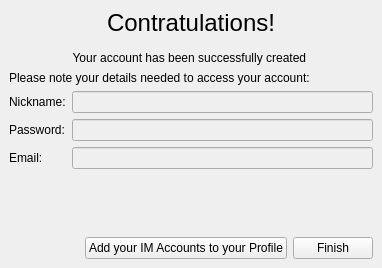
<ui version="4.0" >
 <author></author>
 <comment></comment>
 <exportmacro></exportmacro>
 <class>SubscribeWengo2</class>
 <widget class="QWidget" name="SubscribeWengo2" >
  <property name="geometry" >
   <rect>
    <x>0</x>
    <y>0</y>
    <width>382</width>
    <height>268</height>
   </rect>
  </property>
  <property name="windowTitle" >
   <string>WengoPhone - Wengo Account Creation (2/2)</string>
  </property>
  <layout class="QGridLayout" >
   <property name="margin" >
    <number>9</number>
   </property>
   <property name="spacing" >
    <number>6</number>
   </property>
   <item row="3" column="0" >
    <spacer>
     <property name="orientation" >
      <enum>Qt::Vertical</enum>
     </property>
     <property name="sizeHint" >
      <size>
       <width>20</width>
       <height>40</height>
      </size>
     </property>
    </spacer>
   </item>
   <item row="2" column="0" >
    <layout class="QGridLayout" >
     <property name="margin" >
      <number>0</number>
     </property>
     <property name="spacing" >
      <number>6</number>
     </property>
     <item row="0" column="1" >
      <widget class="QLineEdit" name="nicknameLineEdit" >
       <property name="enabled" >
        <bool>false</bool>
       </property>
      </widget>
     </item>
     <item row="2" column="1" >
      <widget class="QLineEdit" name="emailLineEdit" >
       <property name="enabled" >
        <bool>false</bool>
       </property>
      </widget>
     </item>
     <item row="0" column="0" >
      <widget class="QLabel" name="nicknameLabel" >
       <property name="text" >
        <string>Nickname:</string>
       </property>
      </widget>
     </item>
     <item row="2" column="0" >
      <widget class="QLabel" name="label_3" >
       <property name="text" >
        <string>Email:</string>
       </property>
      </widget>
     </item>
     <item row="1" column="1" >
      <widget class="QLineEdit" name="passwordLineEdit" >
       <property name="enabled" >
        <bool>false</bool>
       </property>
       <property name="echoMode" >
        <enum>QLineEdit::Password</enum>
       </property>
      </widget>
     </item>
     <item row="1" column="0" >
      <widget class="QLabel" name="passwordLabel" >
       <property name="text" >
        <string>Password:</string>
       </property>
      </widget>
     </item>
    </layout>
   </item>
   <item row="1" column="0" >
    <widget class="QLabel" name="label_2" >
     <property name="text" >
      <string>Please note your details needed to access your account:</string>
     </property>
    </widget>
   </item>
   <item row="4" column="0" >
    <layout class="QGridLayout" >
     <property name="margin" >
      <number>0</number>
     </property>
     <property name="spacing" >
      <number>6</number>
     </property>
     <item row="0" column="0" >
      <spacer>
       <property name="orientation" >
        <enum>Qt::Horizontal</enum>
       </property>
       <property name="sizeHint" >
        <size>
         <width>40</width>
         <height>20</height>
        </size>
       </property>
      </spacer>
     </item>
     <item row="0" column="2" >
      <widget class="QPushButton" name="finishButton" >
       <property name="text" >
        <string>Finish</string>
       </property>
      </widget>
     </item>
     <item row="0" column="1" >
      <widget class="QPushButton" name="addIMAccountButton" >
       <property name="text" >
        <string>Add your IM Accounts to your Profile</string>
       </property>
      </widget>
     </item>
    </layout>
   </item>
   <item row="0" column="0" >
    <widget class="QLabel" name="accountCreationLabel" >
     <property name="palette" >
      <palette>
       <active>
        <color>
         <red>0</red>
         <green>0</green>
         <blue>0</blue>
        </color>
        <color>
         <red>212</red>
         <green>208</green>
         <blue>200</blue>
        </color>
        <color>
         <red>255</red>
         <green>255</green>
         <blue>255</blue>
        </color>
        <color>
         <red>234</red>
         <green>229</green>
         <blue>220</blue>
        </color>
        <color>
         <red>128</red>
         <green>128</green>
         <blue>128</blue>
        </color>
        <color>
         <red>141</red>
         <green>139</green>
         <blue>133</blue>
        </color>
        <color>
         <red>255</red>
         <green>255</green>
         <blue>255</blue>
        </color>
        <color>
         <red>255</red>
         <green>255</green>
         <blue>255</blue>
        </color>
        <color>
         <red>0</red>
         <green>0</green>
         <blue>0</blue>
        </color>
        <color>
         <red>255</red>
         <green>255</green>
         <blue>255</blue>
        </color>
        <color>
         <red>212</red>
         <green>208</green>
         <blue>200</blue>
        </color>
        <color>
         <red>64</red>
         <green>64</green>
         <blue>64</blue>
        </color>
        <color>
         <red>10</red>
         <green>36</green>
         <blue>106</blue>
        </color>
        <color>
         <red>255</red>
         <green>255</green>
         <blue>255</blue>
        </color>
        <color>
         <red>0</red>
         <green>0</green>
         <blue>255</blue>
        </color>
        <color>
         <red>255</red>
         <green>0</green>
         <blue>255</blue>
        </color>
        <color>
         <red>232</red>
         <green>232</green>
         <blue>232</blue>
        </color>
       </active>
       <inactive>
        <color>
         <red>0</red>
         <green>0</green>
         <blue>0</blue>
        </color>
        <color>
         <red>212</red>
         <green>208</green>
         <blue>200</blue>
        </color>
        <color>
         <red>255</red>
         <green>255</green>
         <blue>255</blue>
        </color>
        <color>
         <red>234</red>
         <green>229</green>
         <blue>220</blue>
        </color>
        <color>
         <red>128</red>
         <green>128</green>
         <blue>128</blue>
        </color>
        <color>
         <red>141</red>
         <green>139</green>
         <blue>133</blue>
        </color>
        <color>
         <red>255</red>
         <green>255</green>
         <blue>255</blue>
        </color>
        <color>
         <red>255</red>
         <green>255</green>
         <blue>255</blue>
        </color>
        <color>
         <red>0</red>
         <green>0</green>
         <blue>0</blue>
        </color>
        <color>
         <red>255</red>
         <green>255</green>
         <blue>255</blue>
        </color>
        <color>
         <red>212</red>
         <green>208</green>
         <blue>200</blue>
        </color>
        <color>
         <red>64</red>
         <green>64</green>
         <blue>64</blue>
        </color>
        <color>
         <red>212</red>
         <green>208</green>
         <blue>200</blue>
        </color>
        <color>
         <red>0</red>
         <green>0</green>
         <blue>0</blue>
        </color>
        <color>
         <red>0</red>
         <green>0</green>
         <blue>255</blue>
        </color>
        <color>
         <red>255</red>
         <green>0</green>
         <blue>255</blue>
        </color>
        <color>
         <red>232</red>
         <green>232</green>
         <blue>232</blue>
        </color>
       </inactive>
       <disabled>
        <color>
         <red>106</red>
         <green>104</green>
         <blue>100</blue>
        </color>
        <color>
         <red>212</red>
         <green>208</green>
         <blue>200</blue>
        </color>
        <color>
         <red>255</red>
         <green>255</green>
         <blue>255</blue>
        </color>
        <color>
         <red>233</red>
         <green>231</green>
         <blue>227</blue>
        </color>
        <color>
         <red>128</red>
         <green>128</green>
         <blue>128</blue>
        </color>
        <color>
         <red>141</red>
         <green>139</green>
         <blue>133</blue>
        </color>
        <color>
         <red>106</red>
         <green>104</green>
         <blue>100</blue>
        </color>
        <color>
         <red>255</red>
         <green>255</green>
         <blue>255</blue>
        </color>
        <color>
         <red>106</red>
         <green>104</green>
         <blue>100</blue>
        </color>
        <color>
         <red>212</red>
         <green>208</green>
         <blue>200</blue>
        </color>
        <color>
         <red>212</red>
         <green>208</green>
         <blue>200</blue>
        </color>
        <color>
         <red>0</red>
         <green>0</green>
         <blue>0</blue>
        </color>
        <color>
         <red>10</red>
         <green>36</green>
         <blue>106</blue>
        </color>
        <color>
         <red>255</red>
         <green>255</green>
         <blue>255</blue>
        </color>
        <color>
         <red>0</red>
         <green>0</green>
         <blue>255</blue>
        </color>
        <color>
         <red>255</red>
         <green>0</green>
         <blue>255</blue>
        </color>
        <color>
         <red>232</red>
         <green>232</green>
         <blue>232</blue>
        </color>
       </disabled>
      </palette>
     </property>
     <property name="text" >
      <string>&lt;span style="font-size:18pt;">Contratulations!&lt;/span>&lt;br />&lt;br />&lt;span>Your account has been successfully created&lt;/span>
</string>
     </property>
     <property name="alignment" >
      <set>Qt::AlignCenter</set>
     </property>
     <property name="indent" >
      <number>100</number>
     </property>
    </widget>
   </item>
  </layout>
 </widget>
 <pixmapfunction></pixmapfunction>
 <tabstops>
  <tabstop>nicknameLineEdit</tabstop>
  <tabstop>passwordLineEdit</tabstop>
  <tabstop>emailLineEdit</tabstop>
  <tabstop>addIMAccountButton</tabstop>
  <tabstop>finishButton</tabstop>
 </tabstops>
 <resources>
  <include location="../wengophone.qrc" />
  <include location="../../wengophone.qrc" />
 </resources>
 <connections/>
</ui>
